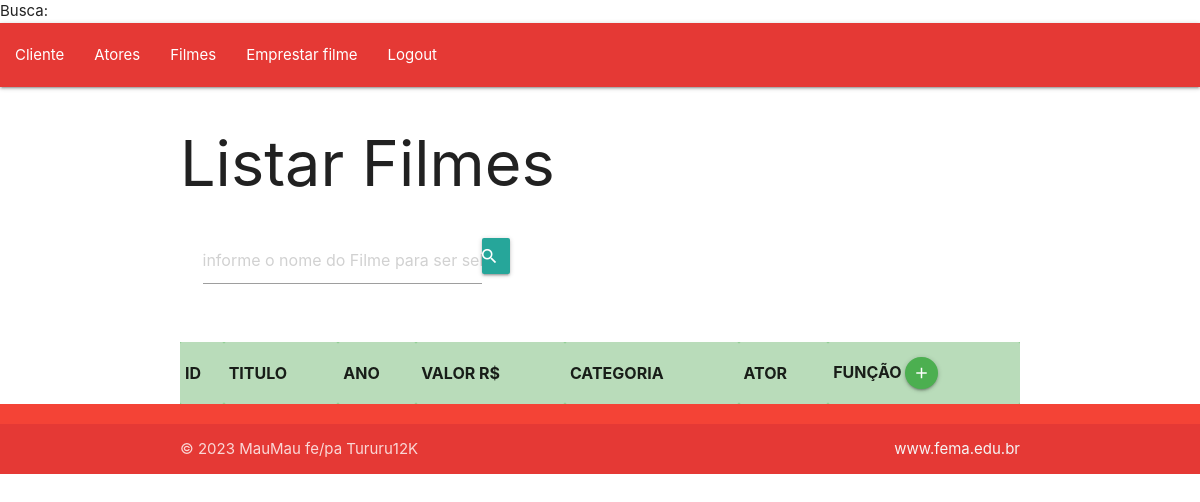
The app's page /VIEW/filme/listfilme.php (signed in), older data.
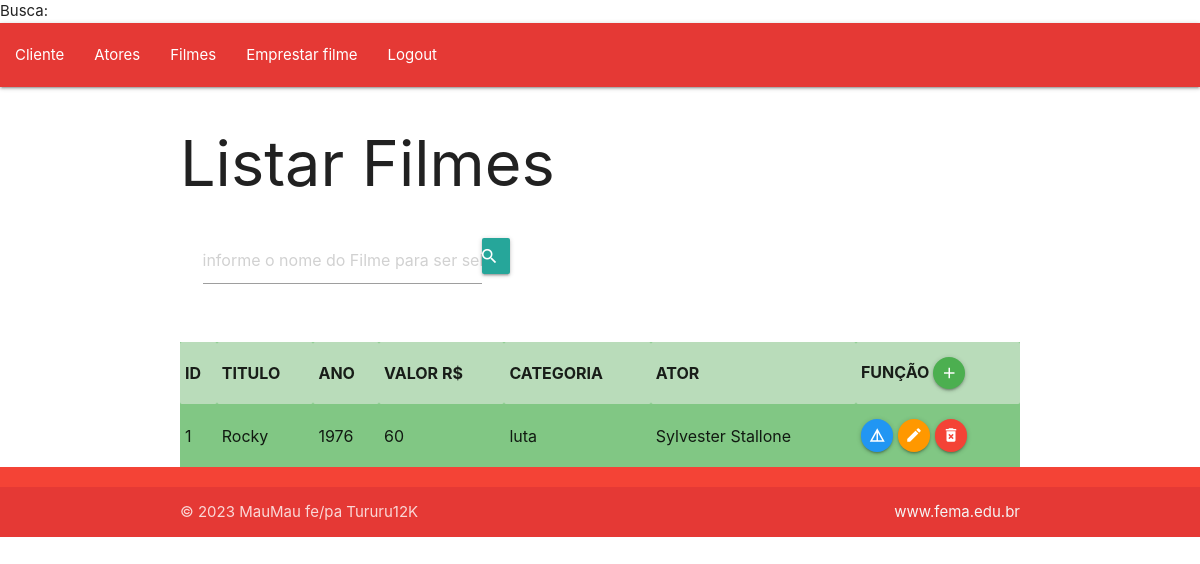
The same page, newer data.
### tables this page shows
CREATE TABLE `filme` (
  `id` int(11) NOT NULL,
  `titulo` varchar(90) NOT NULL,
  `ano` varchar(4) NOT NULL,
  `valor` int(11) NOT NULL,
  `categoria` varchar(30) NOT NULL,
  `ator` varchar(50) NOT NULL
);

### DAL/dalFilme.php (called while the page is built, shortened)
<?php
    include_once  'C:\xampp\htdocs\trabalho2bcct2php2023\MODEL\filme.php';
    class dalFilme {
        public function Select() {
          $con = Conexao::conectar();
          $sql = "select * from filme;";
          $result = $con->query($sql);
          foreach($result as $linha){
               $filme = new \MODEL\Filme();
               $filme->setId($linha['id']);
               $filme->setTitulo($linha['titulo']);
               $filme->setAno($linha['ano']);
               $filme->setValor($linha['valor']);
               $filme->setCategoria($linha['categoria']);
               $filme->setAtor($linha['ator']);
               $lstFilme[]= $filme;
          }
          return $lstFilme;
        }
    }
?>

### BLL/bllfilme.php (called while the page is built, shortened)
<?php
    include_once 'C:\xampp\htdocs\trabalho2bcct2php2023\DAL\dalFilme.php';
    class bllFilme {
        public function Select (){
            $dal = new  \Dal\dalFilme();
            return $dal->Select();
        }
    }
?>

### MODEL/filme.php (called while the page is built, shortened)
<?php
   class Filme{
        private ?int $id;
        private ?string $titulo;
        private ?string $ano;
        private ?int $valor;
        private ?string $categoria;
        private ?string $ator;
        public function getId() {
            return $this->id;
        }
        public function setId(int $id){
            $this->id = $id;
        }
        public function getTitulo() {
            return $this->titulo;
        }
        public function setTitulo(string $titulo){
            $this->titulo = $titulo;
        }
        public function getAno() {
            return $this->ano;
        }
        public function setAno(string $ano){
            $this->ano = $ano;
        }
        public function getValor() {
            return $this->valor;
        }
        public function setValor(int $valor){
            $this->valor = $valor;
        }
        public function getCategoria() {
            return $this->categoria;
        }
        public function setCategoria(string $categoria){
            $this->categoria = $categoria;
        }
        public function getAtor() {
            return $this->ator;
        }
        public function setAtor(string $ator){
            $this->ator = $ator;
        }
   }
?>

### VIEW/filme/listfilme.php (the view, shortened to what this page needs)
<?php
include_once  'C:\xampp\htdocs\trabalho2bcct2php2023\BLL\bllFilme.php';
if (isset($_GET['busca']))
    $busca = $_GET['busca'];
else $busca = null;
$bll = new \bll\bllFilme();
if ($busca == null)
    $lstFilme = $bll->Select();
else $lstFilme = $bll->SelectNome($busca);
?>
<!DOCTYPE html>
<html lang="pt-br">
<head>
    <link rel="stylesheet" href="https://cdnjs.cloudflare.com/ajax/libs/materialize/1.0.0/css/materialize.min.css">
</head>
<body>
    <?php include_once '../menu.php';?>
    <div class="container">
    <h1>Listar Filmes</h1>
    <div class="row">
            <div class="input-field">
                <form action="../filme/listfilme.php" method="GET" id="frmBuscaFilme" class="col s8">
                    <div class="input-field col s8">
                        <input type="text" placeholder="informe o nome do Filme para ser selecionado" class="form-control col s10" id="txtBusca" name="busca">
                        <button class="btn waves-effect waves-light col m1" type="submit" name="action">
                            <i class="material-icons right">search</i></button>
                    </div>
                </form>
            </div>
        </div>
<table class="striped green lighten-2">
    <tr>
        <th>ID</th>
        <th>TITULO</th>
        <th>ANO</th>
        <th>VALOR R$</th>
        <th>CATEGORIA</th>
        <th>ATOR</th>
        <th>FUNÇÃO
            <a class="btn-floating btn-small waves-effect waves-light green" onclick="JavaScript:location.href='insefilme.php'">
                <i class="material-icons">add</i>
            </a>
        </th>
    </tr>
    <?php
    if ($lstFilme != null)
        foreach ($lstFilme as $filme) {
    ?>
        <tr>
            <td><?php echo $filme->getId(); ?></td>
            <td><?php echo $filme->getTitulo(); ?></td>
            <td><?php echo $filme->getAno(); ?></td>
            <td><?php echo $filme->getValor(); ?></td>
            <td><?php echo $filme->getCategoria(); ?></td>
            <td><?php echo $filme->getAtor(); ?></td>
            <td>
                <a class="btn-floating btn-small waves-effect waves-light blue" onclick="JavaScript:location.href='detfilme.php?id=' +
                       <?php echo $filme->getId(); ?>">
                    <i class="material-icons">details</i>
                </a>
                <a class="btn-floating btn-small waves-effect waves-light orange" onclick="JavaScript:location.href='edtfilme.php?id=' +
                       <?php echo $filme->getId(); ?>">
                    <i class="material-icons">edit</i>
                </a>
                <a class="btn-floating btn-small waves-effect waves-light red" onclick="JavaScript:remover(<?php echo $filme->getId(); ?>)">
                    <i class="material-icons">delete_forever</i>
                </a>
            </td>
        </tr>
    <?php
        }
    ?>
</table>
    </div>
    <?php include_once '../footer.php';?>
</body>
</html>

Row changes from the older to the newer data that the page shows:
added filme: id "1", titulo "Rocky", ano "1976", valor "60", categoria "luta", ator "Sylvester Stallone"
